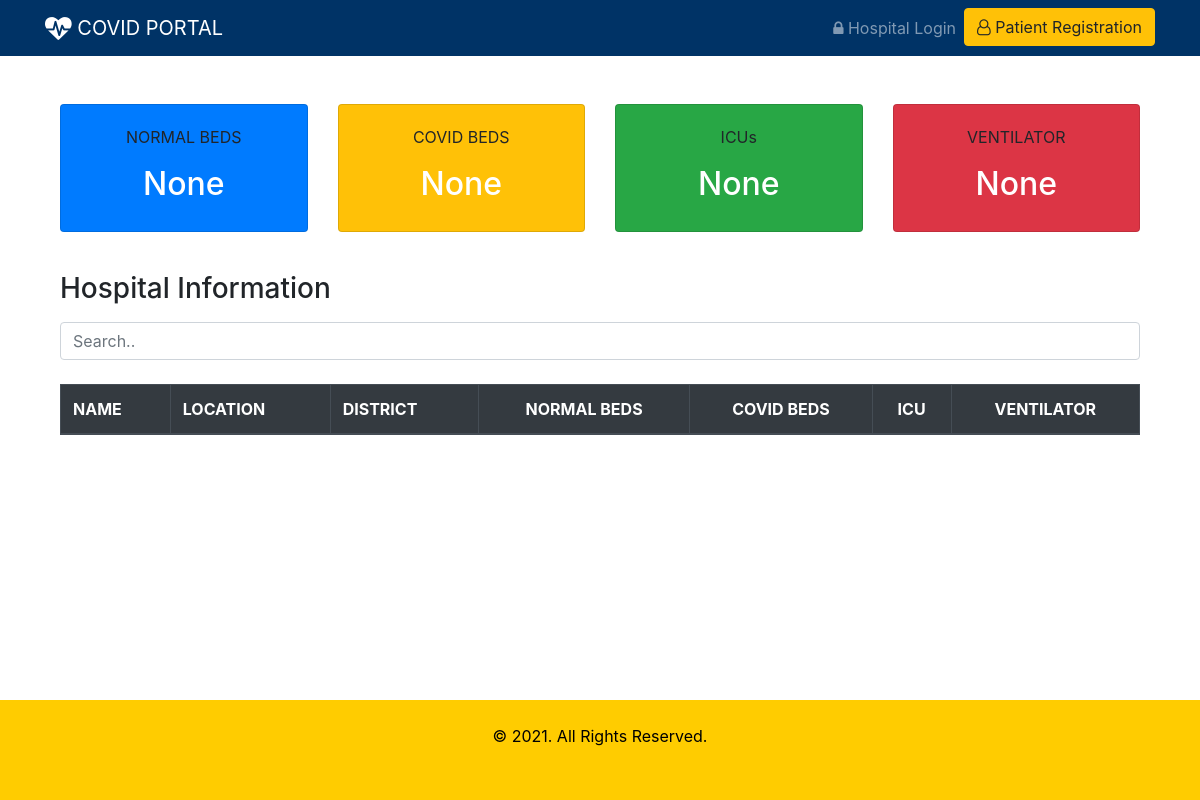
Before: /beds/ with the older database file.
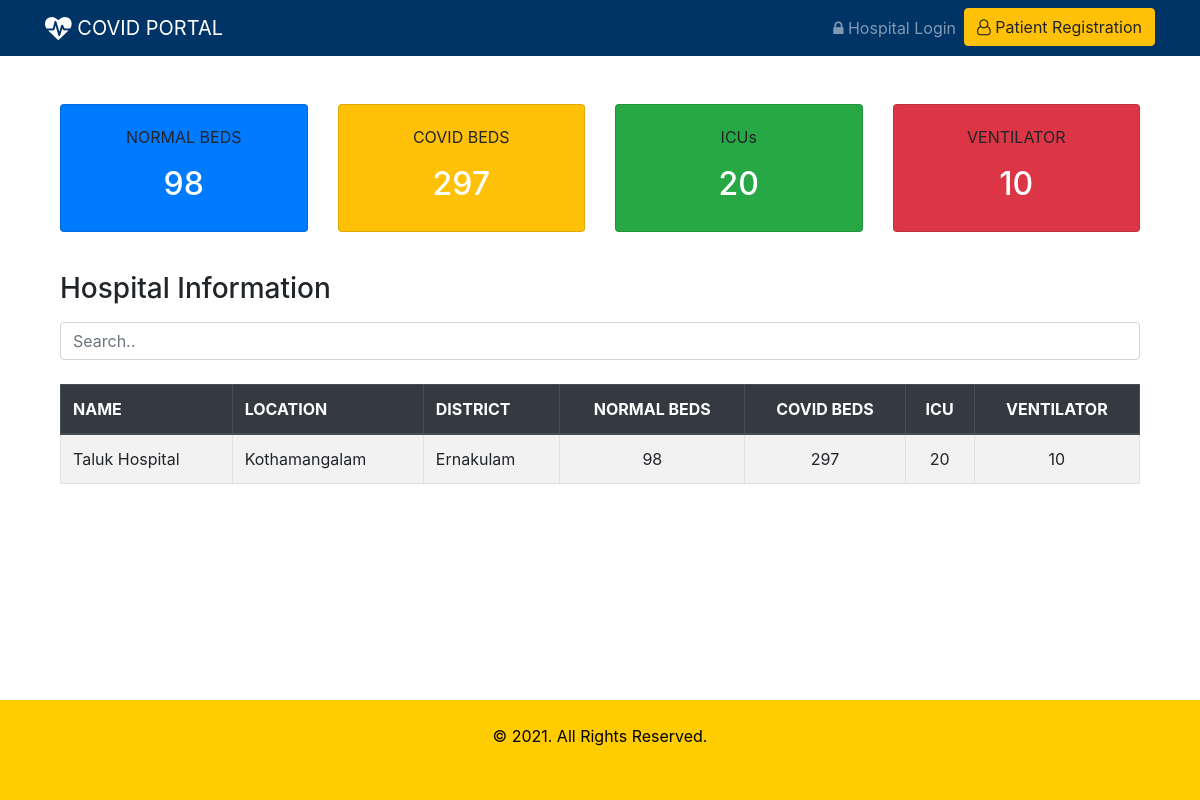
After: the same page with the newer database file.
### beds/models.py (models this page shows, shortened)
class Hospital(models.Model):
    sc = (
    ('gov', 'Government'),
    ('prv', 'Private')
    )
    name = models.CharField(max_length=50)
    location = models.CharField(max_length=50)
    district = models.CharField(max_length=2, choices=dt)
    phone = models.CharField(max_length=12)
    sector = models.CharField(max_length=3, choices=sc)
    covid_beds = models.IntegerField()
    normal_beds = models.IntegerField()
    icu_beds = models.IntegerField()
    ventilator = models.IntegerField()
    user = models.OneToOneField(User, on_delete=models.CASCADE, blank=True, null=True)

### beds/views.py (the view)
# urls.py: path('', views.index, name='index'),
def index(request):
    normal_beds = Hospital.objects.aggregate(total=Sum('normal_beds'))
    covid_beds = Hospital.objects.aggregate(total=Sum('covid_beds'))
    icu = Hospital.objects.aggregate(total=Sum('icu_beds'))
    ventilator = Hospital.objects.aggregate(total=Sum('ventilator'))
    page = request.GET.get('page', 1)
    hospital_list = Hospital.objects.all()
    paginator = Paginator(hospital_list, 5)
    try:
        hospitals = paginator.page(page)
    except PageNotAnInteger:
        hospitals = paginator.page(1)
    except EmptyPage:
        hospitals = paginator.page(paginator.num_pages)
    context = {
        'normal_beds': normal_beds,
        'covid_beds': covid_beds,
        'icu': icu,
        'ventilator': ventilator,
        'hospitals': hospitals
    }
    return render(request, 'beds/summary.html', context)

### beds/templates/beds/summary.html (shortened to what this page needs)
{% extends 'beds/index.html' %}
{% block content %}
<div class="container mt-4 pt-4 pb-4">
  <div class="card-deck">
    <div class="card bg-primary">
      <div class="card-body text-center">
        <p class="card-text">NORMAL BEDS</p>
        <h2 class="text-white">{{ normal_beds.total }}</h2>
      </div>
    </div>
    <div class="card bg-warning">
      <div class="card-body text-center">
        <p class="card-text">COVID BEDS</p>
        <h2 class="text-white">{{ covid_beds.total }}</h2>
      </div>
    </div>
    <div class="card bg-success">
      <div class="card-body text-center">
        <p class="card-text">ICUs</p>
        <h2 class="text-white">{{ icu.total }}</h2>
      </div>
    </div>
    <div class="card bg-danger">
      <div class="card-body text-center">
        <p class="card-text">VENTILATOR</p>
        <h2 class="text-white">{{ ventilator.total }}</h2>
      </div>
    </div>
  </div>
</div>
<div class="container mt-3">
  <h3 class="mb-3">Hospital Information</h3>
  <input class="form-control" id="myInput" type="text" placeholder="Search..">
  <br>
  <table class="table table-bordered table-striped table-hover">
    <thead class="thead-dark">
      <tr>
        <th>NAME</th>
        <th>LOCATION</th>
        <th>DISTRICT</th>
        <th class="text-center">NORMAL BEDS</th>
        <th class="text-center">COVID BEDS</th>
        <th class="text-center">ICU</th>
        <th class="text-center">VENTILATOR</th>
      </tr>
    </thead>
    <tbody id="myTable">
      {% for hospital in hospitals %}
        <tr>
          <td>{{ hospital.name }}</td>
          <td>{{ hospital.location}}</td>
          <td>{{ hospital.get_district_display}}</td>
          <td class="text-center">{{ hospital.normal_beds}}</td>
          <td class="text-center">{{ hospital.covid_beds}}</td>
          <td class="text-center">{{ hospital.icu_beds}}</td>
          <td class="text-center">{{ hospital.ventilator}}</td>
        </tr>
      {% endfor %}
    </tbody>
  </table>
  <div style="height:120px;"></div>
</div>
{% endblock %}

### beds/templates/beds/index.html (shortened to what this page needs)
{% load static %}
<!DOCTYPE html>
<html lang="en">
<head>
  <link rel="stylesheet" href="https://cdnjs.cloudflare.com/ajax/libs/font-awesome/4.7.0/css/font-awesome.min.css">
  <link rel="stylesheet" href="https://maxcdn.bootstrapcdn.com/bootstrap/4.5.2/css/bootstrap.min.css">
  <link rel="stylesheet" href="{% static 'beds/css/style.css'%}">
</head>
<body>
<nav class="navbar navbar-expand-sm bg-navy navbar-dark">
  <div class="container">
    <a class="navbar-brand" href="#"><i class="fa fa-heartbeat fa-lg"></i> COVID PORTAL</a>
    {% if user.is_authenticated %}
      <ul class="navbar-nav">
        <li class="nav-item">
          <a class="nav-link" href="{% url 'index' %}"><i class="fa fa-home"></i> Home </a>
        </li>
        <li class="nav-item">
          <a class="nav-link" href="{% url 'dashboard' %}"><i class="fa fa-dashboard"></i> Dashboard </a>
        </li>
       <li class="nav-item dropdown">
         <a class="nav-link dropdown-toggle" href="#" id="navbardrop" data-toggle="dropdown">
           <i class="fa fa-user-circle"></i> {{ user.username }}
         </a>
         <div class="dropdown-menu">
           <a class="dropdown-item" href="{% url 'logout' %}">Logut</a>
         </div>
       </li>
      </ul>
    {% else %}
    <ul class="navbar-nav">
      <li class="nav-item">
        <a class="nav-link" href="{% url 'login' %}"><i class="fa fa-lock"></i> Hospital Login</a>
      </li>
      <li class="nav-item">
        <a class="btn btn-warning" href="{% url 'patient_reg' %}"><i class="fa fa-user-o"></i> Patient Registration</a>
      </li>
    </ul>
    {% endif %}
  </div>
</nav>
<div class="container">
  {% block content %}
  {% endblock %}
</div>
<footer class="footer" style="position:fixed; bottom:0; width:100%;">
  <div class="container-fluid p-4" >
    <p class="text-center"> &copy; 2021. All Rights Reserved.</p>
  </div>
</footer>
</body>
</html>

### beds/static/beds/css/style.css (style rules this page uses)
.bg-navy { background-color: #003366; color: white; }
.footer { background-color: #ffcc00; color: black; height: 100px; }

Changed rows visible on the page:
added Hospital: name "Taluk Hospital", location "Kothamangalam", district "Ernakulam", normal_beds "98", covid_beds "297", icu_beds "20", ventilator "10"
Other visible differences:
{{ normal_beds.total }}: "None" → "98"
{{ covid_beds.total }}: "None" → "297"
{{ icu.total }}: "None" → "20"
{{ ventilator.total }}: "None" → "10"
